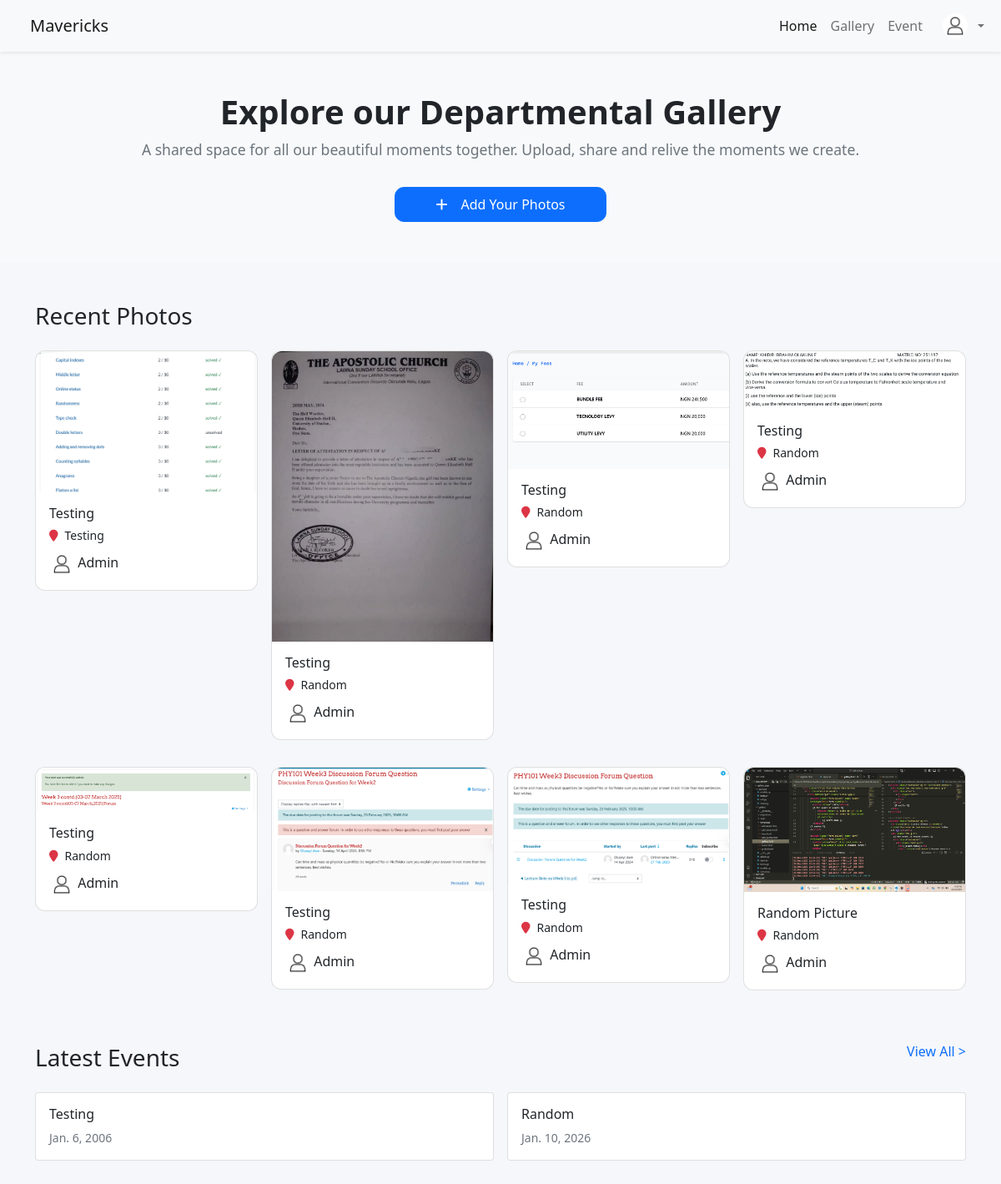
The page / on the database its author committed.
### gallery/models.py (models this page shows, shortened)
class Photo(models.Model):
    user = models.ForeignKey(User, on_delete=models.CASCADE, related_name='photos')
    image = models.ImageField(upload_to='images/')
    caption = models.CharField(max_length=255, blank=True)
    event = models.ForeignKey(
        Event,
        on_delete=models.SET_NULL,
        null=True,
        blank=True,
        related_name='photos'
    )
    is_approved = models.BooleanField(default=True)
    created_at = models.DateTimeField(auto_now_add=True)

class Event(models.Model):
    name = models.CharField(max_length=150, unique=True)
    description = models.TextField(null=True, blank=True)
    date = models.DateField(null=True, blank=True)
    created_at = models.DateTimeField(auto_now_add=True)

class Profile(models.Model):
    user = models.OneToOneField(User, on_delete=models.CASCADE)
    image = models.ImageField(
        upload_to='profiles/',
        default='profiles/default.jpg',
        blank=True
    )
    bio = models.TextField(blank=True)
    contact = models.CharField(blank=True, max_length=20)
    email = models.EmailField(blank=True)
    created_at = models.DateTimeField(auto_now_add=True, null=True, blank=True)

### gallery/views.py (the view)
# urls.py: path('', views.home, name='home'),
def home(request):
    recent_photos = Photo.objects.order_by('-created_at')[:8]
    recent_events = Event.objects.order_by('-created_at')[:2]
    total_photos = 0
    for photo in recent_photos:
        total_photos +=1
    context = {
        'recent_photos': recent_photos,
        'recent_events': recent_events,
        'total_photos': total_photos
    }
    return render(request, 'home.html', context)

### gallery/templates/home.html (shortened to what this page needs)
{% extends 'base.html' %}
{% load static %}
{% block content %}
<section class="hero-section bg-light text-center  py-5">
  <div class="container">
    <h1>Explore our Departmental Gallery</h1>
    <p>A shared space for all our beautiful moments together. Upload, share and relive the moments we create.</p>
    <a href="{% url 'add_photo' %}" class="btn btn-primary mt-3 px-5 py-2 hero-btn"><i class="fa-solid fa-plus me-3"></i>Add Your Photos</a>
  </div>
</section>
<section class="container my-5" id="recent-photos">
  <h3 class="mb-4">Recent Photos</h3>
  <div class="row row-cols-2 row-cols-md-4 g-3" data-masonry='{"percentPosition": true }'>
    {% for photo in recent_photos %}
    <div class="col">
      <div class="card">
        <a href="{{ photo.image.url }}" class="glightbox" data-gallery="department-gallery" data-title="{{ photo.caption|capfirst }} - {{ photo.event.name }} by {{ photo.user }}">
          <img src="{{photo.image.url}}" class="gallery-img" alt="Gallery image">
        </a>
        <div class="card-body">
          <h6 class="mb-1 text-capitalize">{{photo.caption}}</h6>
          <small class="text-secondary-emphasis"><i class="fa-solid fa-map-marker pe-2 text-danger"></i>{{photo.event.name}}</small>
          <a href="{% url 'user_profile' photo.user.username %}" class="text-decoration-none">
            <p class="text-capitalize mt-2 mb-0 text-dark">
              {% if photo.user.profile.image.name %}
                <img src="{{ photo.user.profile.image.url }}" class="rounded-circle" width="30" height="30" style="object-fit: cover;">
              {% else %}
                <img src="{% static 'profiles/default.jpg' %}" class="rounded-circle" width="30" height="30" style="object-fit: cover;">
              {% endif %}
              </i>{{photo.user}}
            </p>
          </a>
        </div>
      </div>
    </div>
     {% endfor %}
  </div>
</section>
<section class="container my-5">
  <h3 class="mb-4">Latest Events <a href="/events/" class="float-end h6 text-decoration-none">View All &gt;</a></h3>
  <div class="row g-3">
    {% for event in recent_events %}
    <div class="col-md-6">
      <div class="card p-3">
        <h6>{{event.name}}</h6>
        <small class="text-muted">{{event.date}}</small>
      </div>
    </div>
    {% endfor %}
  </div>
</section>
{% endblock %}

### gallery/static/style.css (style rules this page uses)
body { background-color: #f5f7fa; }
.hero-section { padding: 80px 0; text-align: center; }
.hero-section h1 { font-size: 2.5rem; font-weight: 600; }
.hero-section p { font-size: 1.1rem; color: #6c757d; }
.hero-btn { border-radius: .7rem !important; }
.col .card { break-inside: avoid; border-radius: 0.75rem; }
.gallery-img { width: 100%; height: auto; object-fit: cover; border-top-left-radius: 0.75rem; border-top-right-radius: 0.75rem; }
.row[data-masonry] > * { margin-bottom: 1rem; }

### rows shown on the page
Photo: image (picture), caption "Testing", event.name "Testing", user.profile.image (placeholder picture), user "Admin"
Photo: image (picture), caption "Testing", event.name "Random", user.profile.image (placeholder picture), user "Admin"
Photo: image (picture), caption "Testing", event.name "Random", user.profile.image (placeholder picture), user "Admin"
Photo: image (picture), caption "Testing", event.name "Random", user.profile.image (placeholder picture), user "Admin"
Photo: image (picture), caption "Testing", event.name "Random", user.profile.image (placeholder picture), user "Admin"
Photo: image (picture), caption "Testing", event.name "Random", user.profile.image (placeholder picture), user "Admin"
Photo: image (picture), caption "Testing", event.name "Random", user.profile.image (placeholder picture), user "Admin"
Photo: image (picture), caption "Random Picture", event.name "Random", user.profile.image (placeholder picture), user "Admin"
Event: name "Testing", date "Jan. 6, 2006"
Event: name "Random", date "Jan. 10, 2026"
